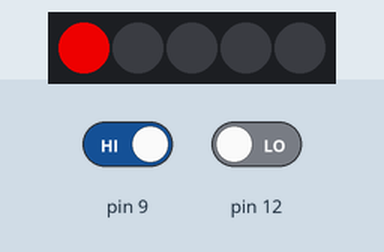
The sketch below on a simulated Arduino Uno, built with avr-gcc and run on an emulated ATmega328P. On the bench: 5 RGB LEDs in strip order, left to right. Inputs (shaded band) come from the test bench; at power-on: pin 12 LOW, pin 9 HIGH.

Above: at 3.8 s.
3.9 s: pin 12 driven HIGH
At 6.4 s:
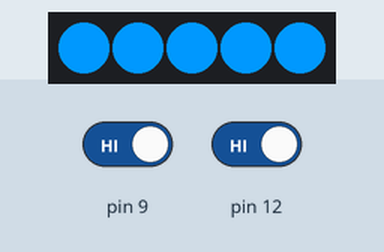
10.5 s: pin 9 driven LOW
At 13.4 s:
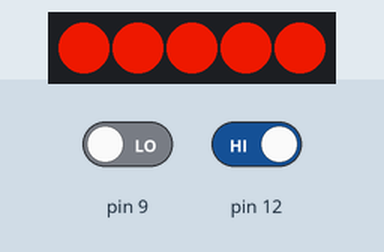
14.5 s: pin 9 driven HIGH
At 16.4 s:
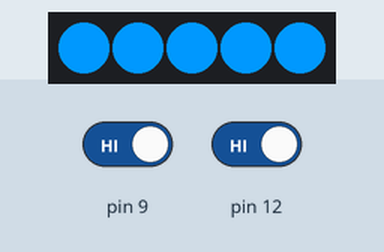
Timing chart, 0 to 24.5 s (numbered marks = the images above; inputs shaded):
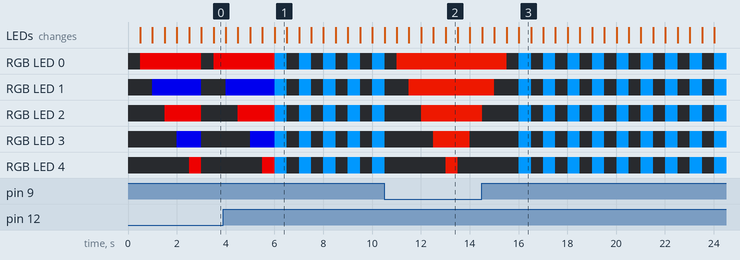

The sketch:

Lab_2.ino
```cpp
#include <Adafruit_NeoPixel.h>;
#ifdef __AVR__
  #include <avr/power.h>
#endif

#define PIN 10

Adafruit_NeoPixel pixels= Adafruit_NeoPixel(5,PIN, NEO_GRB+NEO_KHZ800);

void setup() {
  // put your setup code here, to run once:
  pinMode(12, INPUT);
  pinMode(9, INPUT);
  pixels.begin();
  pixels.show();
}

void loop() {
  pixels.clear();
  pixels.show();
  delay(500);
  // put your main code here, to run repeatedly:
  if(digitalRead(12) == HIGH && digitalRead(9) == LOW){
    for(int i = 0; i<5; i++){
    pixels.setPixelColor(i, 200,20, 0);
    pixels.show();
    delay(500);
    }
    for(int i = 4; i>=0; i--){
    pixels.setPixelColor(i, 0,0,0);
    pixels.show();
    delay(500);
  }
  }
  if(digitalRead(12) == LOW && digitalRead(9) == HIGH){
    for(int i = 0; i<5; i++){
      if(i%2 == 0){
        pixels.setPixelColor(i,200,0,0);
      }
      else{
        pixels.setPixelColor(i, 0,0,200);
      }
      pixels.show();
      delay(500);
    }
  }
  if(digitalRead(12) == HIGH && digitalRead(9) == HIGH){
    pixels.setPixelColor(0,0,150,250);
    pixels.setPixelColor(1,0,150,250);
    pixels.setPixelColor(2,0,150,250);
    pixels.setPixelColor(3,0,150,250);
    pixels.setPixelColor(4,0,150,250);
    pixels.show();
      delay(500);
    }

}
```

Measured:
- after the input at 3.9 s, the LEDs: first differ from a run without the input after 2.1 s (image 1)
- after the input at 10.5 s, the LEDs: first differ from a run without the input after 0.51 s (image 2 shows a later state)
- after the input at 14.5 s, the LEDs: first differ from a run without the input after 1.5 s (image 3)
- what the display in image 1 shows lasts 0.5 s, from 6.0 s to 6.5 s
